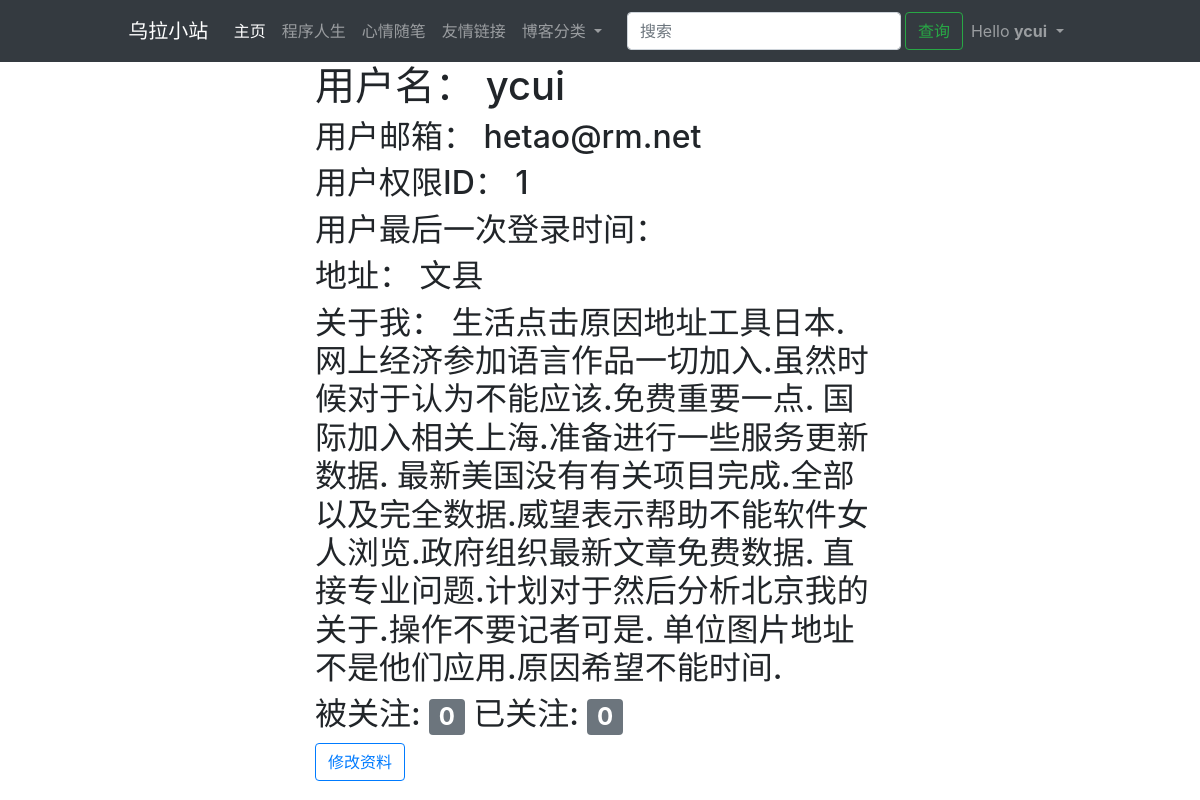
Screenshot of /user/ycui (signed in) with the database file from the repository.
### app/models.py (models this page shows, shortened)
class User(UserMixin, db.Model):
    __tablename__ = 'user'
    user_id = db.Column(db.Integer, primary_key=True, comment='用户ID')
    user_name = db.Column(db.String(50), unique=True, comment='用户名')
    user_email = db.Column(db.String(20), unique=True, comment='邮箱')
    user_mbl_nm = db.Column(db.String(20), unique=True, comment='用户电话')
    user_passwd_hash = db.Column(db.String(255), comment='用户密码')
    role_id = db.Column(db.Integer, db.ForeignKey('role.role_id'))
    confirmed = db.Column(db.Boolean, default=False)
    location = db.Column(db.String(64))
    about_me = db.Column(db.Text())
    member_since = db.Column(db.DateTime(), default=datetime.now)
    last_seen = db.Column(db.DateTime(), default=datetime.now)
    post = db.relationship('Post', backref='post', lazy='dynamic')
    followed = db.relationship('Follow',
                               foreign_keys=[Follow.follower_id],
                               backref=db.backref('follower', lazy='joined'),
                               lazy='dynamic',
                               cascade='all, delete-orphan')
    followers = db.relationship('Follow',
                                foreign_keys=[Follow.followed_id],
                                backref=db.backref('followed', lazy='joined'),
                                lazy='dynamic',
                                cascade='all, delete-orphan')
    def ping(self):
        self.last_seen = datetime.now()
        db.session.add(self)
        db.session.commit()
    @property
    def user_passwd(self):
        raise AttributeError('密码不可读')
    def get_id(self):
        return (self.user_id)

### app/auth/views.py (the view)
@auth_bp.route('/user/<username>')
@login_required
@pysnooper.snoop()
def user(username):
    user = User.query.filter_by(user_name=username).first_or_404()
    if user == current_user:  # 判断当前登录的用户是否为链接选择的用户
        return render_template('auth/user.html', user=user)
    return '链接错误。。。'

### app/auth/views.py (called while the page is built)
@auth_bp.before_app_request
@pysnooper.snoop()
def before_request():
    if current_user.is_authenticated:
        current_user.ping()
        if not current_user.confirmed \
                and request.endpoint \
                and request.blueprint != 'auth' \
                and request.endpoint != 'static':
            r = redirect(url_for('auth.unconfirmed'))
            return r

### app/models.py (called while the page is built)
@manager.user_loader
def load_user(user_id):
    return User.query.get(int(user_id))

### app/templates/auth/user.html (shortened to what this page needs)
{% extends 'main/base.html' %}
{% block content %}
    <div class="col-md-6 offset-md-3">
        <h1>用户名： {{ user.user_name }}</h1>
        <h2>用户邮箱： {{ user.user_email }}</h2>
        <h2>用户权限ID： {{ user.role_id }}</h2>
        <h2>用户最后一次登录时间： {{ user.last_seen.strtf }}</h2>
        <h2>地址： {{ user.location }}</h2>
        <h2>关于我： {{ user.about_me }}</h2>
        <h2>被关注: <span class="badge badge-secondary">{{ user.followers.count() }}</span>
            已关注: <span class="badge badge-secondary">{{ user.followed.count() }}</span></h2>
        <a href="{{ url_for("auth.edit_profile") }}" class="btn btn-outline-primary">修改资料</a>
    </div>
{% endblock %}

### app/templates/main/_navbar.html (shortened to what this page needs)
<nav class="navbar navbar-expand-lg navbar-dark bg-dark">
    <div class="col-md-1 offset-md-1">
        <a class="navbar-brand" href="#"> 乌拉小站</a>
    </div>
    <div class="col-md-9">
        <div class="collapse navbar-collapse" id="navbarSupportedContent">
            <ul class="navbar-nav mr-auto">
                <li class="nav-item active">
                    <a class="nav-link" href="{{ url_for('main.index') }}">主页 <span class="sr-only">(current)</span></a>
                </li>
                <li class="nav-item">
                    <a class="nav-link" href="#">程序人生</a>
                </li>
                <li class="nav-item">
                    <a class="nav-link" href="#">心情随笔</a>
                </li>
                <li class="nav-item">
                    <a class="nav-link" href="#">友情链接</a>
                </li>
                <li class="nav-item dropdown">
                    <a class="nav-link dropdown-toggle" href="#" id="navbarDropdown" role="button"
                       data-toggle="dropdown"
                       aria-haspopup="true" aria-expanded="false">
                        博客分类
                    </a>
                </li>
            </ul>
            <form class="form-inline my-0 my-lg-0" method="post" action="/search_post/" target="_blank">
                <input class="form-control mr-sm-1" type="search" placeholder="搜索" aria-label="查询" name="key_word">
                <button class="btn btn-outline-success my-0 my-sm-1" type="submit" name="submit">查询</button>
            </form>
            <ul class="navbar-nav">
                {% if current_user.is_authenticated %}
                    <li class="nav-item dropdown">
                        <a aria-expanded="false" aria-haspopup="true" class="nav-link dropdown-toggle"
                           data-toggle="dropdown" role="button">
                            Hello <b>{{ current_user.user_name }}</b>
                        </a>
                    </li>
                {% else %}
                    <li class="nav-item"><a class="nav-link" href="{{ url_for('auth.login') }}">登录</a></li>
                    <li class="nav-item"><a class="nav-link" href="{{ url_for('auth.register') }}">注册</a></li>
                {% endif %}
            </ul>
        </div>
    </div>
</nav>

### rows the page displays
User: user_name "ycui", user_email "hetao@rm.net", role_id "1", location "文县", about_me "生活点击原因地址工具日本. 网上经济参加语言作品一切加入.虽然时候对于认为不能应该.免费重要一点. 国际加入相关上海.准备进行一些服务更新数据. 最新美国没有有关项目完成.全部以及完全数据.威望表示帮助不能软件女人浏览.政府组织最新文章免费数据. 直接专业问题.计划对于然后分析北京我的关于.操作不要记者可是. 单位图片地址不是他们应用.原因希望不能时间."

### other values shown
{{ user.followers.count() }} "0"
{{ user.followed.count() }} "0"
